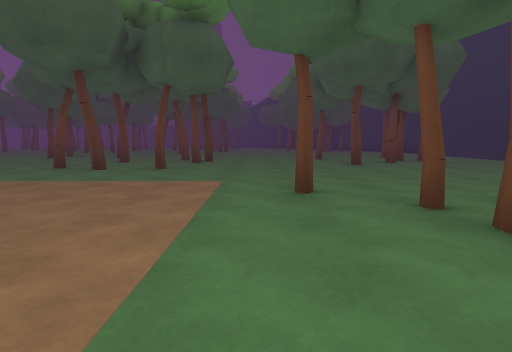
[1] (above)

24 first-person views from a walk through a Unity game level. The camera is 1.2 m above the floor, tilts 6° down and sees 75° across. The floor is counted in squares, 2 m on a side. Each view is taken from the middle of a square. On the plan, view 1 faces up. The plan holds only what a view shows up to about 10 squares ahead; the rest is blank. The place goes on beyond the plan. The player character is not drawn. Some surface patterns are stand-ins.

[2]
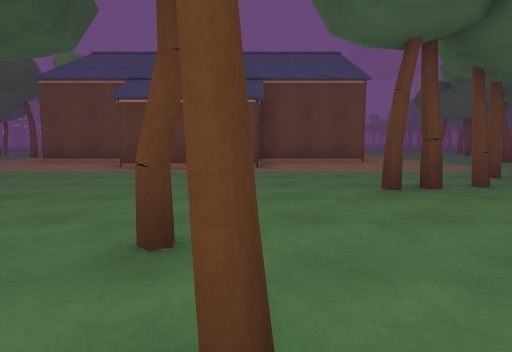

[3]
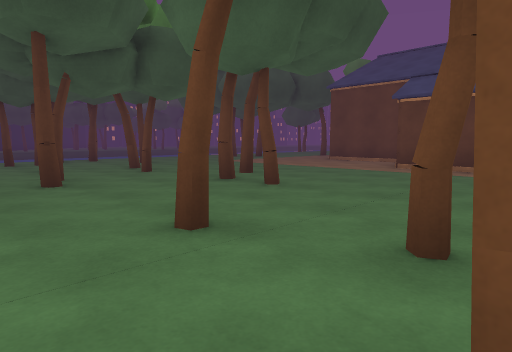

[4]
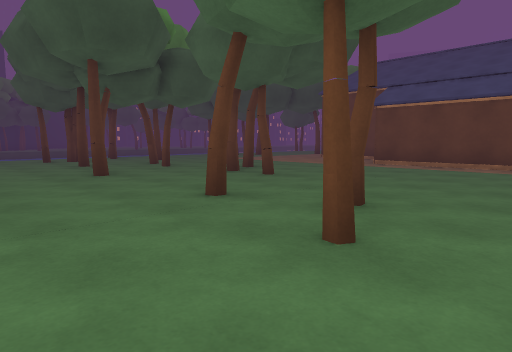

[5]
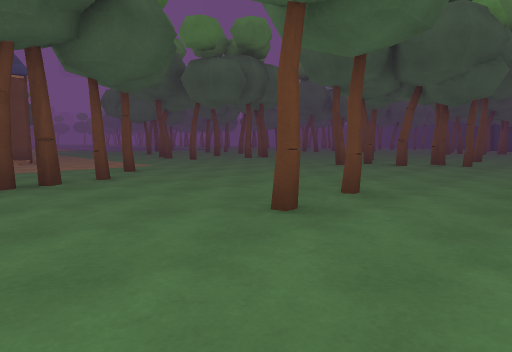

[6]
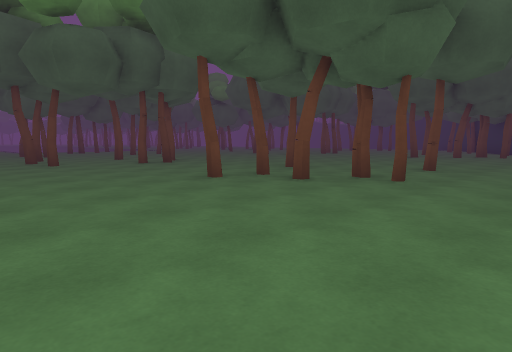

[7]
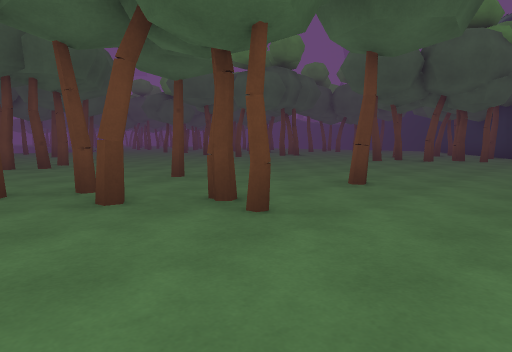

[8]
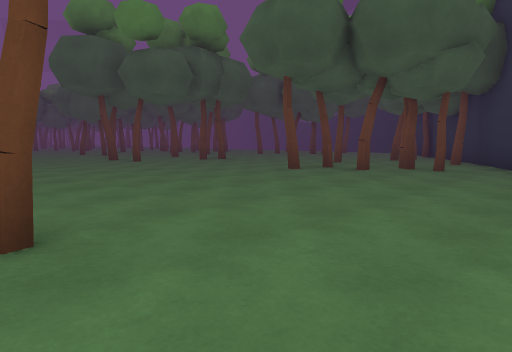

[9]
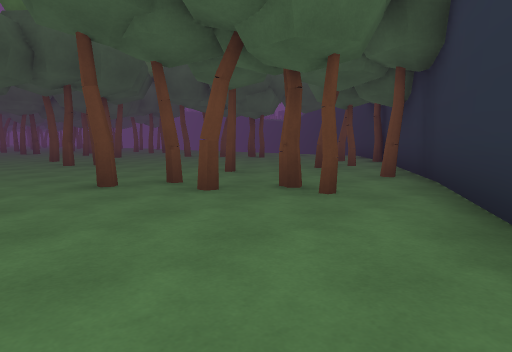

[10]
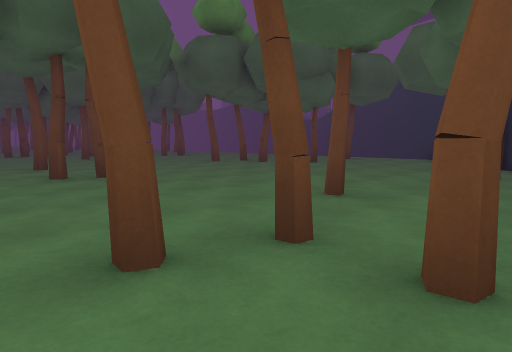

[11]
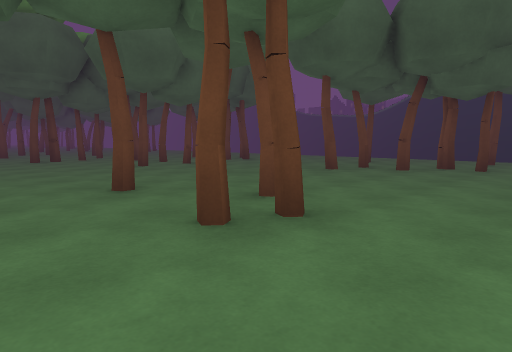

[12]
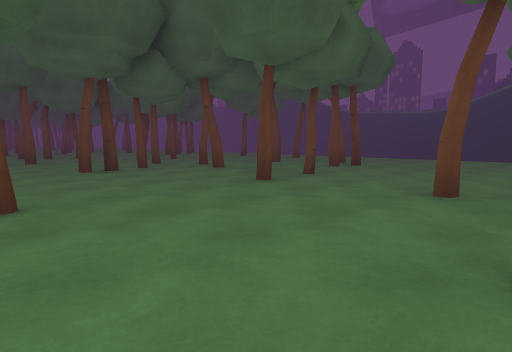

[13]
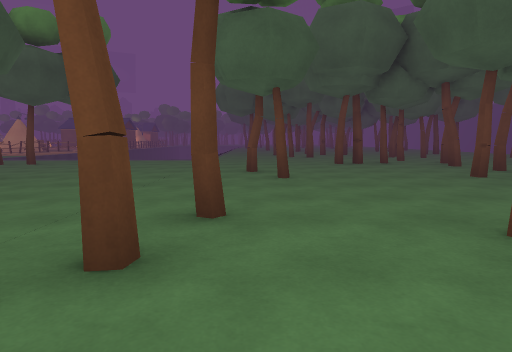

[14]
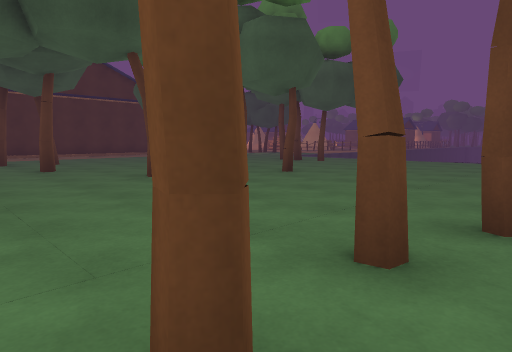

[15]
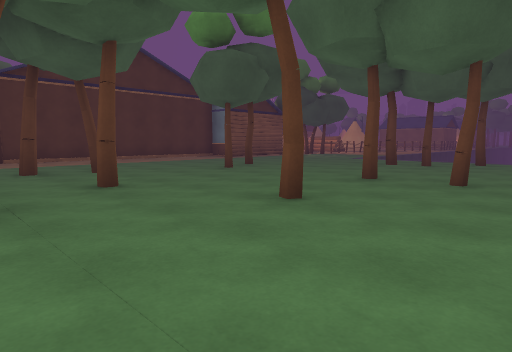

[16]
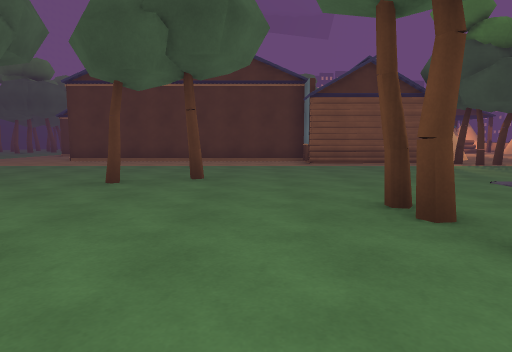

[17]
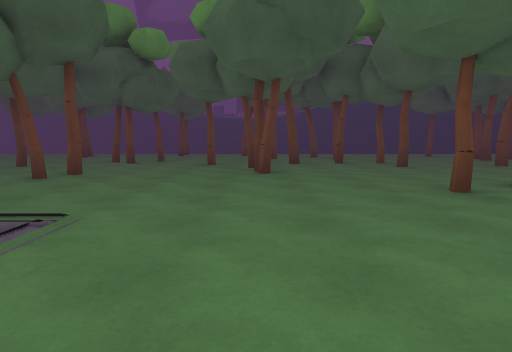

[18]
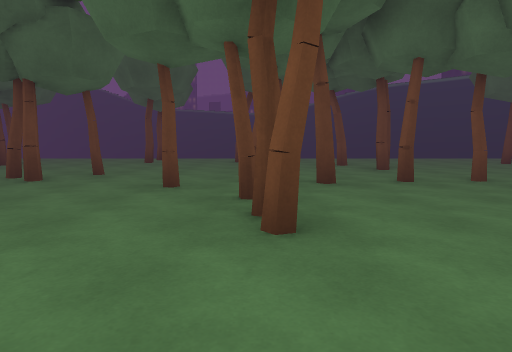

[19]
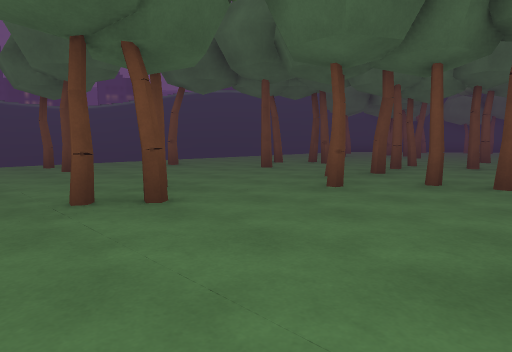

[20]
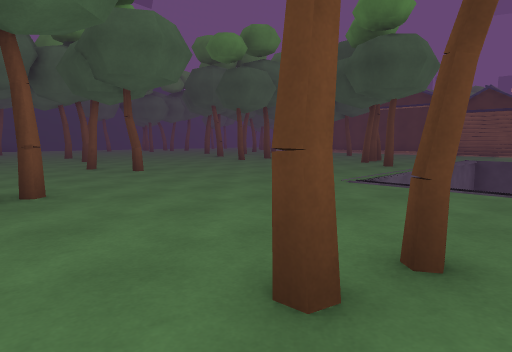

[21]
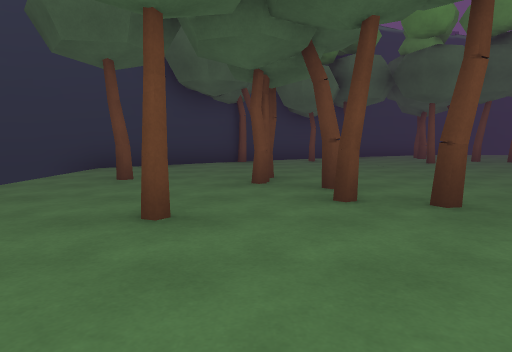

[22]
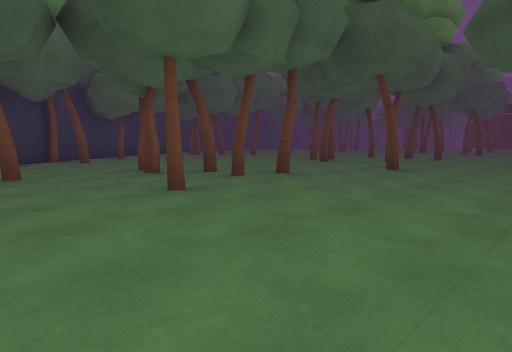

[23]
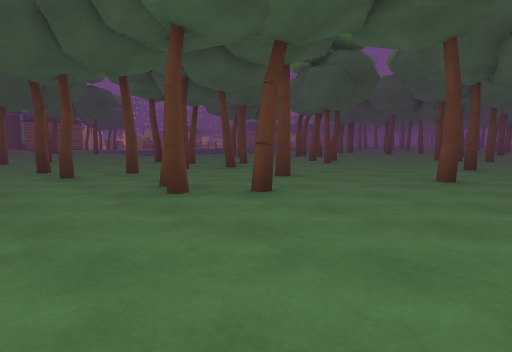

[24]
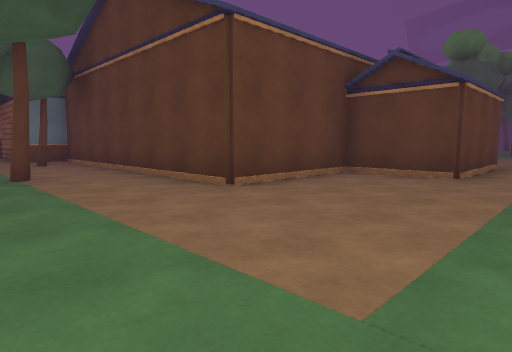

### Floor plan
Key: @ floor where view 1 was taken; # wall or solid block; x gap in a wall; . floor; v drop or lower ground.
Columns run from 16 left of view 1 to 7 right of it. Each row starts with its distance up from view 1.
 29                v#
 28  .#.. ...........#
 27 .....#........#...#
 26 ..#.........#......#
 25 .......##.....#...##
 24 ......#.#...#.......##
 23 ..#..................#
 22 .##..#..#............#
 21 #...#....#.#..........#
 20  ....#.......#....#...#
 19 ..#.........#.#.....#..#
 18  .................#....
 17  .......#..#............
 16  ...........#.#.........
 15   vv....................
 14    v....................
 13    v....................
 12     #......#.........#..
 11    v.#........#...#.....
 10    v..#........#....##..
  9    v........#.#.....#...
  8    .....##..............
  7   ...........x#.........
  6   ......................
  5  #...................#..
  4  #####...........#......
  3      ########.....#..#..
  2             #.....#.....
  1             #...........
  0             ###.@....#..
 -1               #.....#...
 -2               #......#..
 -3             ###.........
 -4             #......#...
 -5             #.....#..#.
 -6      ## #####..........
 -7      #.............#...
 -8       .#..#............
 -9             ...........
-10                   #x#.
-11                    ...

Positions as (right, up) in squares from view 1, and headings:
1: (0, 0), facing up
2: (6, 0), facing left
3: (6, 0), facing down-left
4: (7, 1), facing down-left
5: (7, 1), facing up-left
6: (7, 5), facing up-left
7: (7, 8), facing up-left
8: (7, 12), facing up-left
9: (7, 16), facing up-left
10: (4, 17), facing up-left
11: (0, 17), facing up-left
12: (-4, 17), facing up-left
13: (-2, 17), facing left
14: (-2, 17), facing down-left
15: (-2, 14), facing down-left
16: (-9, 13), facing down
17: (-11, 13), facing up
18: (-11, 17), facing up
19: (-16, 19), facing up-right
20: (-15, 20), facing down-right
21: (-7, 25), facing right
22: (-8, 28), facing down-right
23: (-6, 28), facing down-left
24: (0, -9), facing up-left
